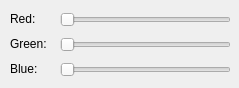
<?xml version="1.0" encoding="UTF-8"?>
<ui version="4.0">
 <class>ColorWidget</class>
 <widget class="QWidget" name="ColorWidget">
  <property name="geometry">
   <rect>
    <x>0</x>
    <y>0</y>
    <width>239</width>
    <height>88</height>
   </rect>
  </property>
  <property name="sizePolicy">
   <sizepolicy hsizetype="Fixed" vsizetype="Fixed">
    <horstretch>0</horstretch>
    <verstretch>0</verstretch>
   </sizepolicy>
  </property>
  <property name="windowTitle">
   <string>Form</string>
  </property>
  <widget class="QSlider" name="sliderRed">
   <property name="geometry">
    <rect>
     <x>60</x>
     <y>10</y>
     <width>171</width>
     <height>20</height>
    </rect>
   </property>
   <property name="maximum">
    <number>255</number>
   </property>
   <property name="orientation">
    <enum>Qt::Horizontal</enum>
   </property>
  </widget>
  <widget class="QLabel" name="label">
   <property name="geometry">
    <rect>
     <x>10</x>
     <y>10</y>
     <width>66</width>
     <height>17</height>
    </rect>
   </property>
   <property name="text">
    <string>Red:</string>
   </property>
  </widget>
  <widget class="QLabel" name="label_2">
   <property name="geometry">
    <rect>
     <x>10</x>
     <y>30</y>
     <width>66</width>
     <height>27</height>
    </rect>
   </property>
   <property name="text">
    <string>Green:</string>
   </property>
  </widget>
  <widget class="QSlider" name="sliderGreen">
   <property name="geometry">
    <rect>
     <x>60</x>
     <y>30</y>
     <width>171</width>
     <height>30</height>
    </rect>
   </property>
   <property name="maximum">
    <number>255</number>
   </property>
   <property name="orientation">
    <enum>Qt::Horizontal</enum>
   </property>
  </widget>
  <widget class="QLabel" name="label_3">
   <property name="geometry">
    <rect>
     <x>10</x>
     <y>60</y>
     <width>66</width>
     <height>17</height>
    </rect>
   </property>
   <property name="text">
    <string>Blue:</string>
   </property>
  </widget>
  <widget class="QSlider" name="sliderBlue">
   <property name="geometry">
    <rect>
     <x>60</x>
     <y>60</y>
     <width>171</width>
     <height>20</height>
    </rect>
   </property>
   <property name="maximum">
    <number>255</number>
   </property>
   <property name="orientation">
    <enum>Qt::Horizontal</enum>
   </property>
  </widget>
 </widget>
 <resources/>
 <connections>
  <connection>
   <sender>sliderRed</sender>
   <signal>valueChanged(int)</signal>
   <receiver>ColorWidget</receiver>
   <slot>changedRed(int)</slot>
   <hints>
    <hint type="sourcelabel">
     <x>145</x>
     <y>19</y>
    </hint>
    <hint type="destinationlabel">
     <x>119</x>
     <y>43</y>
    </hint>
   </hints>
  </connection>
  <connection>
   <sender>sliderGreen</sender>
   <signal>valueChanged(int)</signal>
   <receiver>ColorWidget</receiver>
   <slot>changedGreen(int)</slot>
   <hints>
    <hint type="sourcelabel">
     <x>145</x>
     <y>44</y>
    </hint>
    <hint type="destinationlabel">
     <x>119</x>
     <y>43</y>
    </hint>
   </hints>
  </connection>
  <connection>
   <sender>sliderBlue</sender>
   <signal>valueChanged(int)</signal>
   <receiver>ColorWidget</receiver>
   <slot>changedBlue(int)</slot>
   <hints>
    <hint type="sourcelabel">
     <x>145</x>
     <y>69</y>
    </hint>
    <hint type="destinationlabel">
     <x>119</x>
     <y>43</y>
    </hint>
   </hints>
  </connection>
 </connections>
</ui>
